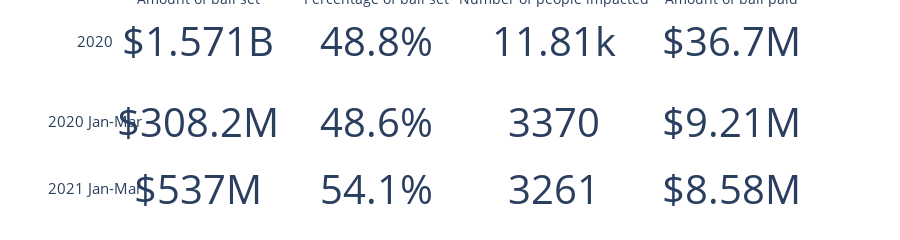

This figure's notebook cell:
### Code cell
fig = go.Figure()

# 2020 data 
fig.add_trace(go.Indicator(
    mode = "number",
    value = 2020,
    number={"font":{"size": 15}},
    domain = {'x': [0, 0.04], 'y': [0.66, 1]}))

fig.add_trace(go.Indicator(
    mode = "number",
    value = summary_2020["bail_amount"],
    title = {"text": "<span style='font-size:1.4em'>Amount of bail set</span>"},
    number = {"prefix": "$",
              "font":{"size": 40}},
    domain = {'x': [0.04, 0.28], 'y': [0.66, 1]}))

fig.add_trace(go.Indicator(
    mode = "number",
    value = summary_2020["monetary_bail_perct"]*100,
    title = {"text": "<span style='font-size:1.4em'>Percentage of bail set</span>"},
    number = {"suffix": "%",
              "font":{"size":40}},
    domain = {'x': [0.28, 0.52], 'y': [0.66, 1]}))

fig.add_trace(go.Indicator(
    mode = "number",
    value = summary_2020["monetary_bail"],
    title = {"text": "<span style='font-size:1.4em'>Number of people impacted</span>"},
    number = {
              "font":{"size": 40}},
    domain = {'x': [0.52, 0.76], 'y': [0.66, 1]}))

fig.add_trace(go.Indicator(
    mode = "number",
    value = summary_2020["bail_paid"],
    title = {"text": "<span style='font-size:1.4em'>Amount of bail paid</span>"},
    number = {"prefix": "$",
              "font":{"size":40}},
    domain = {'x': [0.76, 1], 'y': [0.66, 1]}))

# 2020 YTM data
fig.add_trace(go.Indicator(
    mode = "number",
    value = 2020,
    number={"font":{"size": 15},
            "suffix": " Jan-"+month_str},
    domain = {'x': [0, 0.04], 'y': [0.33, 0.66]}))

fig.add_trace(go.Indicator(
    mode = "number",
    value = summary_2020_YTM["bail_amount"],
    #title = {"text": "<span style='font-size:1.4em'>Amount of bail set</span>"},
    number = {"prefix": "$",
              "font":{"size":40}},
    domain = {'x': [0.04, 0.28], 'y': [0.33, 0.66]}))

fig.add_trace(go.Indicator(
    mode = "number",
    value = summary_2020_YTM["monetary_bail_perct"]*100,
    #title = {"text": "<span style='font-size:1.4em'>Percentage of bail set</span>"},
    number = {"font": {"size":40},
             "suffix": "%"},
    domain = {'x': [0.28, 0.52], 'y': [0.33, 0.66]}))

fig.add_trace(go.Indicator(
    mode = "number",
    value = summary_2020_YTM["monetary_bail"],
    number = {"font": {"size":40}},
    #title = {"text": "<span style='font-size:1.4em'>Number of people impacted</span>"},
    domain = {'x': [0.52, 0.76], 'y': [0.33, 0.66]}))

fig.add_trace(go.Indicator(
    mode = "number",
    value = summary_2020_YTM["bail_paid"],
    #title = {"text": "<span style='font-size:1.4em'>Amount of bail paid</span>"},
    number = {"prefix": "$",
             "font": {"size":40}},
    domain = {'x': [0.76, 1], 'y': [0.33, 0.66]}))



# 2021 data
fig.add_trace(go.Indicator(
    mode = "number",
    value = 2021,
    number={"font":{"size": 15},
            "suffix": " Jan-"+month_str},
    domain = {'x': [0, 0.04], 'y': [0.1, 0.33]}))

fig.add_trace(go.Indicator(
    mode = "number",
    value = summary_2021["bail_amount"],
    #title = {"text": "<span style='font-size:1.4em'>Amount of bail set</span>"},
    number = {"prefix": "$",
              "font":{"size":40}},
    domain = {'x': [0.04, 0.28], 'y': [0.1, 0.33]}))

fig.add_trace(go.Indicator(
    mode = "number",
    value = summary_2021["monetary_bail_perct"]*100,
    #title = {"text": "<span style='font-size:1.4em'>Percentage of bail set</span>"},
    number = {"font": {"size":40},
             "suffix": "%"},
    domain = {'x': [0.28, 0.52], 'y': [0.1, 0.33]}))

fig.add_trace(go.Indicator(
    mode = "number",
    value = summary_2021["monetary_bail"],
    number = {"font": {"size":40}},
    #title = {"text": "<span style='font-size:1.4em'>Number of people impacted</span>"},
    domain = {'x': [0.52, 0.76], 'y': [0.1, 0.33]}))

fig.add_trace(go.Indicator(
    mode = "number",
    value = summary_2021["bail_paid"],
    #title = {"text": "<span style='font-size:1.4em'>Amount of bail paid</span>"},
    number = {"prefix": "$",
             "font": {"size":40}},
    domain = {'x': [0.76, 1], 'y': [0.1, 0.33]}))
              
fig.update_layout(
    height = 200,
    margin = dict(t = 0, b = 0)
)
fig.show()

### Figure 1 — Plotly figure (JSON) as saved in the notebook; plotly's stock layout.template omitted (floating-point values rounded to 4 significant figures)
{"data": [{"domain": {"x": [0, 0.04], "y": [0.66, 1]}, "mode": "number", "number": {"font": {"size": 15}}, "type": "indicator", "value": 2020}, {"domain": {"x": [0.04, 0.28], "y": [0.66, 1]}, "mode": "number", "number": {"font": {"size": 40}, "prefix": "$"}, "title": {"text": "<span style='font-size:1.4em'>Amount of bail set</span>"}, "type": "indicator", "value": 1570911792}, {"domain": {"x": [0.28, 0.52], "y": [0.66, 1]}, "mode": "number", "number": {"font": {"size": 40}, "suffix": "%"}, "title": {"text": "<span style='font-size:1.4em'>Percentage of bail set</span>"}, "type": "indicator", "value": 48.76}, {"domain": {"x": [0.52, 0.76], "y": [0.66, 1]}, "mode": "number", "number": {"font": {"size": 40}}, "title": {"text": "<span style='font-size:1.4em'>Number of people impacted</span>"}, "type": "indicator", "value": 11807}, {"domain": {"x": [0.76, 1], "y": [0.66, 1]}, "mode": "number", "number": {"font": {"size": 40}, "prefix": "$"}, "title": {"text": "<span style='font-size:1.4em'>Amount of bail paid</span>"}, "type": "indicator", "value": 36721695}, {"domain": {"x": [0, 0.04], "y": [0.33, 0.66]}, "mode": "number", "number": {"font": {"size": 15}, "suffix": " Jan-Mar"}, "type": "indicator", "value": 2020}, {"domain": {"x": [0.04, 0.28], "y": [0.33, 0.66]}, "mode": "number", "number": {"font": {"size": 40}, "prefix": "$"}, "type": "indicator", "value": 308225400}, {"domain": {"x": [0.28, 0.52], "y": [0.33, 0.66]}, "mode": "number", "number": {"font": {"size": 40}, "suffix": "%"}, "type": "indicator", "value": 48.64}, {"domain": {"x": [0.52, 0.76], "y": [0.33, 0.66]}, "mode": "number", "number": {"font": {"size": 40}}, "type": "indicator", "value": 3371}, {"domain": {"x": [0.76, 1], "y": [0.33, 0.66]}, "mode": "number", "number": {"font": {"size": 40}, "prefix": "$"}, "type": "indicator", "value": 9209730}, {"domain": {"x": [0, 0.04], "y": [0.1, 0.33]}, "mode": "number", "number": {"font": {"size": 15}, "suffix": " Jan-Mar"}, "type": "indicator", "value": 2021}, {"domain": {"x": [0.04, 0.28], "y": [0.1, 0.33]}, "mode": "number", "number": {"font": {"size": 40}, "prefix": "$"}, "type": "indicator", "value": 536917347}, {"domain": {"x": [0.28, 0.52], "y": [0.1, 0.33]}, "mode": "number", "number": {"font": {"size": 40}, "suffix": "%"}, "type": "indicator", "value": 54.09}, {"domain": {"x": [0.52, 0.76], "y": [0.1, 0.33]}, "mode": "number", "number": {"font": {"size": 40}}, "type": "indicator", "value": 3261}, {"domain": {"x": [0.76, 1], "y": [0.1, 0.33]}, "mode": "number", "number": {"font": {"size": 40}, "prefix": "$"}, "type": "indicator", "value": 8576070}], "layout": {"height": 200, "margin": {"b": 0, "t": 0}}}
